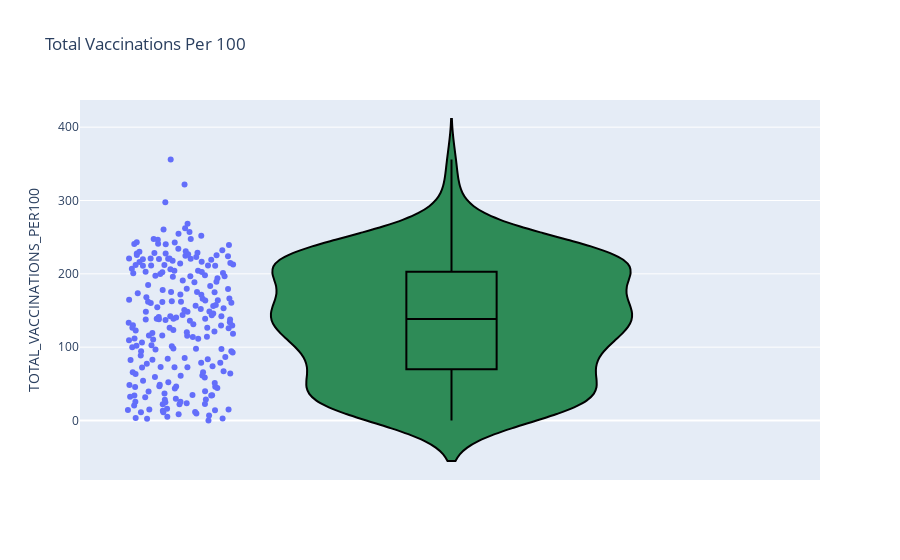

Here is the notebook cell this chart was saved with:
### Code cell
fig = px.violin(df_vacc['TOTAL_VACCINATIONS_PER100'], y="TOTAL_VACCINATIONS_PER100", box=True, points='all', title="Total Vaccinations Per 100")
fig.update_traces(fillcolor='seagreen', line_color='black', customdata=df_vacc, hovertemplate ='%{customdata[0]}<br>%{customdata[6]}')
#fig.show()

### Figure 1 — Plotly figure (JSON) as saved in the notebook; plotly's stock layout.template omitted (floating-point values rounded to 4 significant figures; data arrays with more than 128 entries replaced by an {"elided": "..."} marker saying what was removed)
{"data": [{"alignmentgroup": "True", "box": {"visible": true}, "customdata": {"elided": "228x13 mixed values"}, "fillcolor": "seagreen", "hovertemplate": "%{customdata[0]}<br>%{customdata[6]}", "legendgroup": "", "line": {"color": "black"}, "marker": {"color": "#636efa"}, "name": "", "offsetgroup": "", "orientation": "v", "points": "all", "scalegroup": "True", "showlegend": false, "type": "violin", "x0": " ", "xaxis": "x", "y": {"elided": "228 float values"}, "y0": " ", "yaxis": "y"}], "layout": {"legend": {"tracegroupgap": 0}, "title": {"text": "Total Vaccinations Per 100"}, "violinmode": "group", "xaxis": {"anchor": "y", "domain": [0, 1]}, "yaxis": {"anchor": "x", "domain": [0, 1], "title": {"text": "TOTAL_VACCINATIONS_PER100"}}}}
